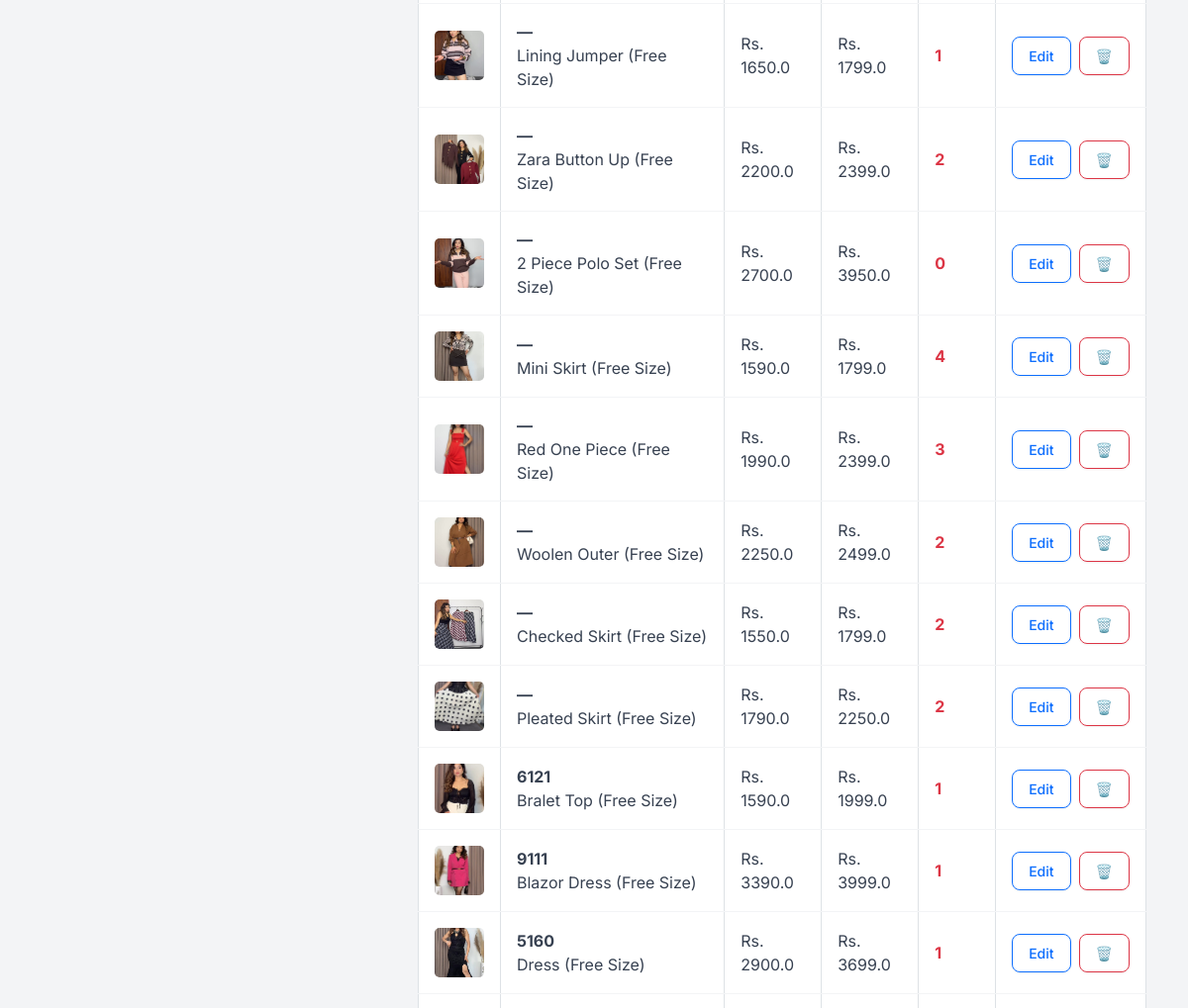
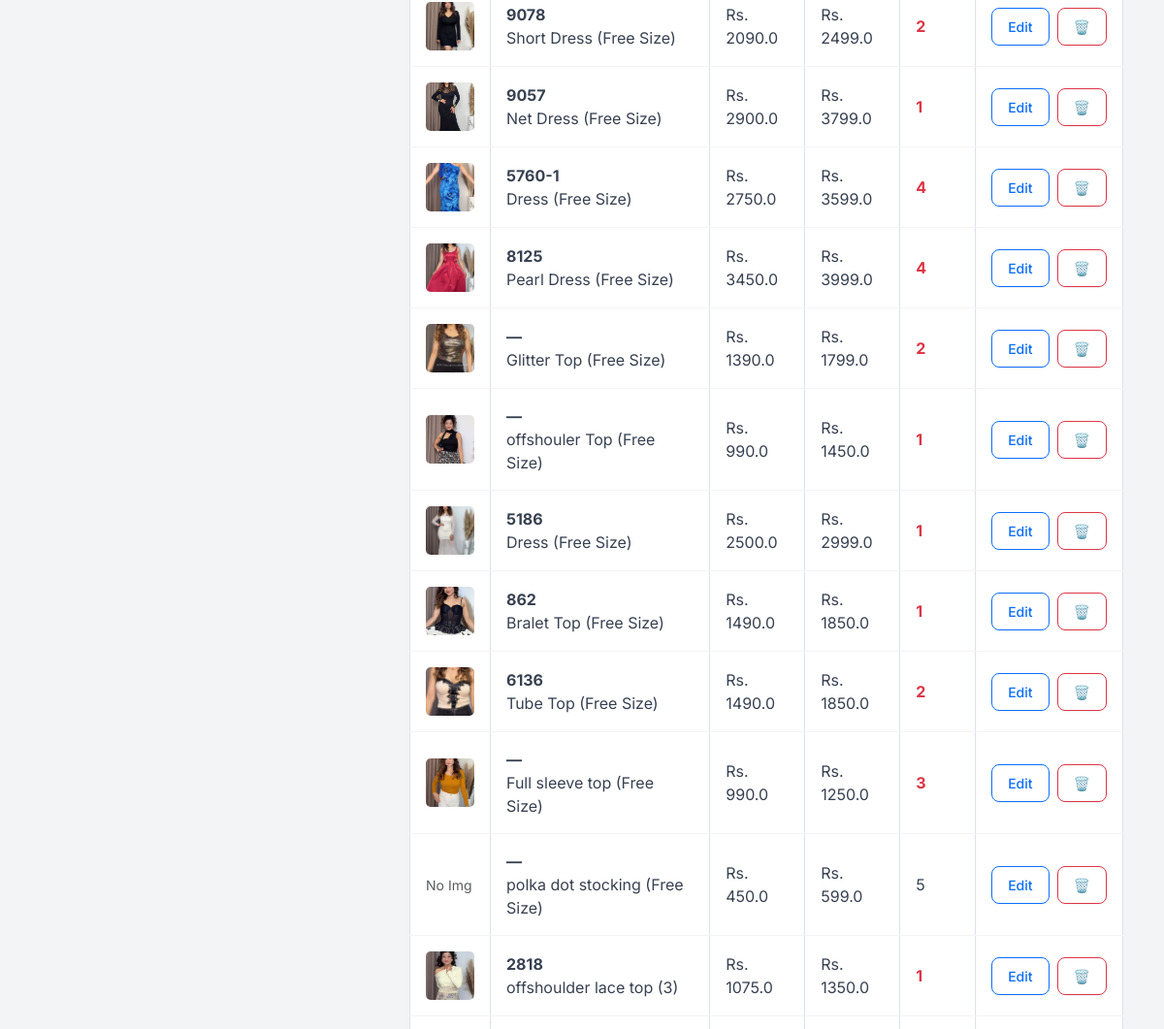
The page /inventory (middle part) on the database as committed earlier (2 pictures, top to bottom).
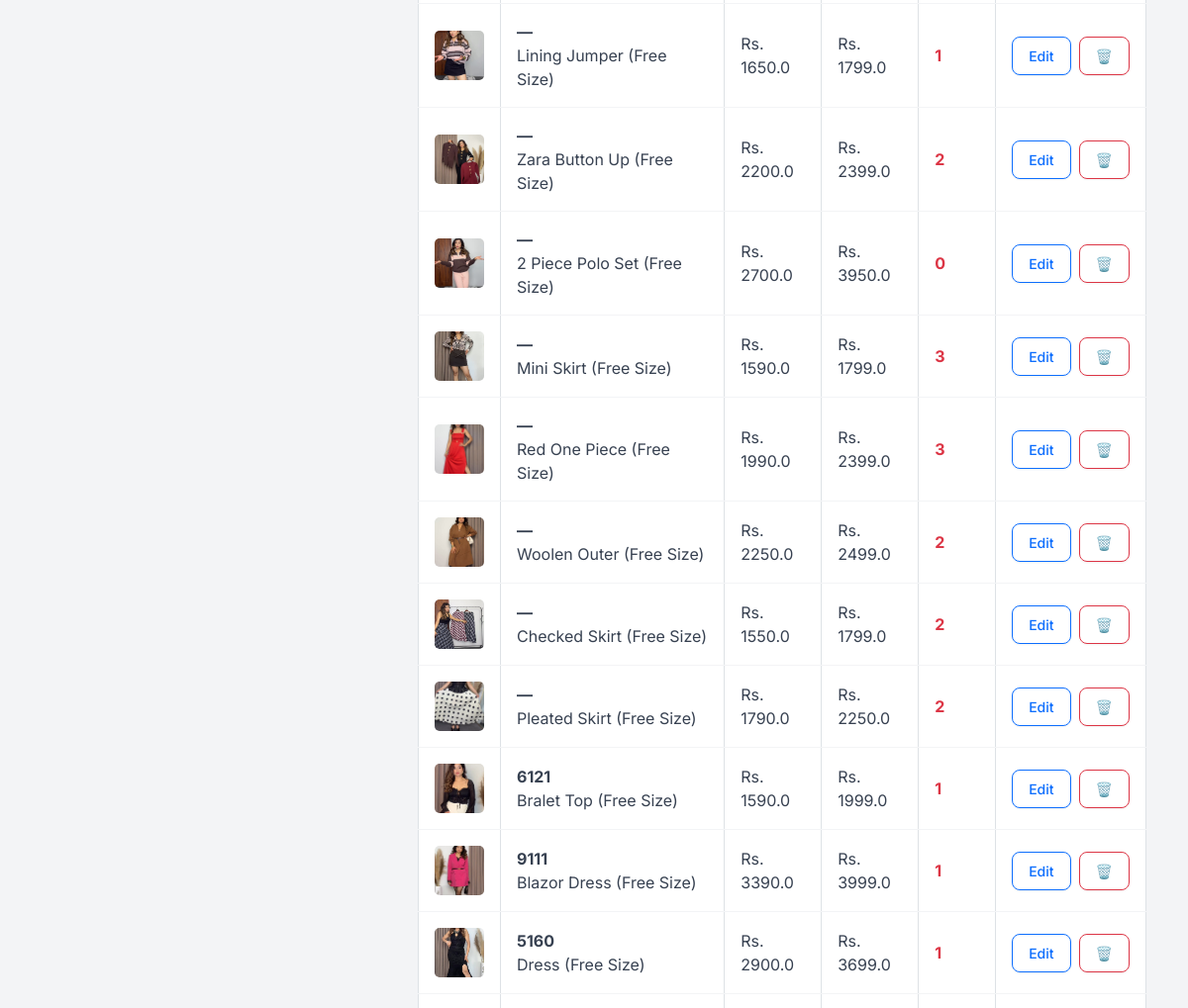
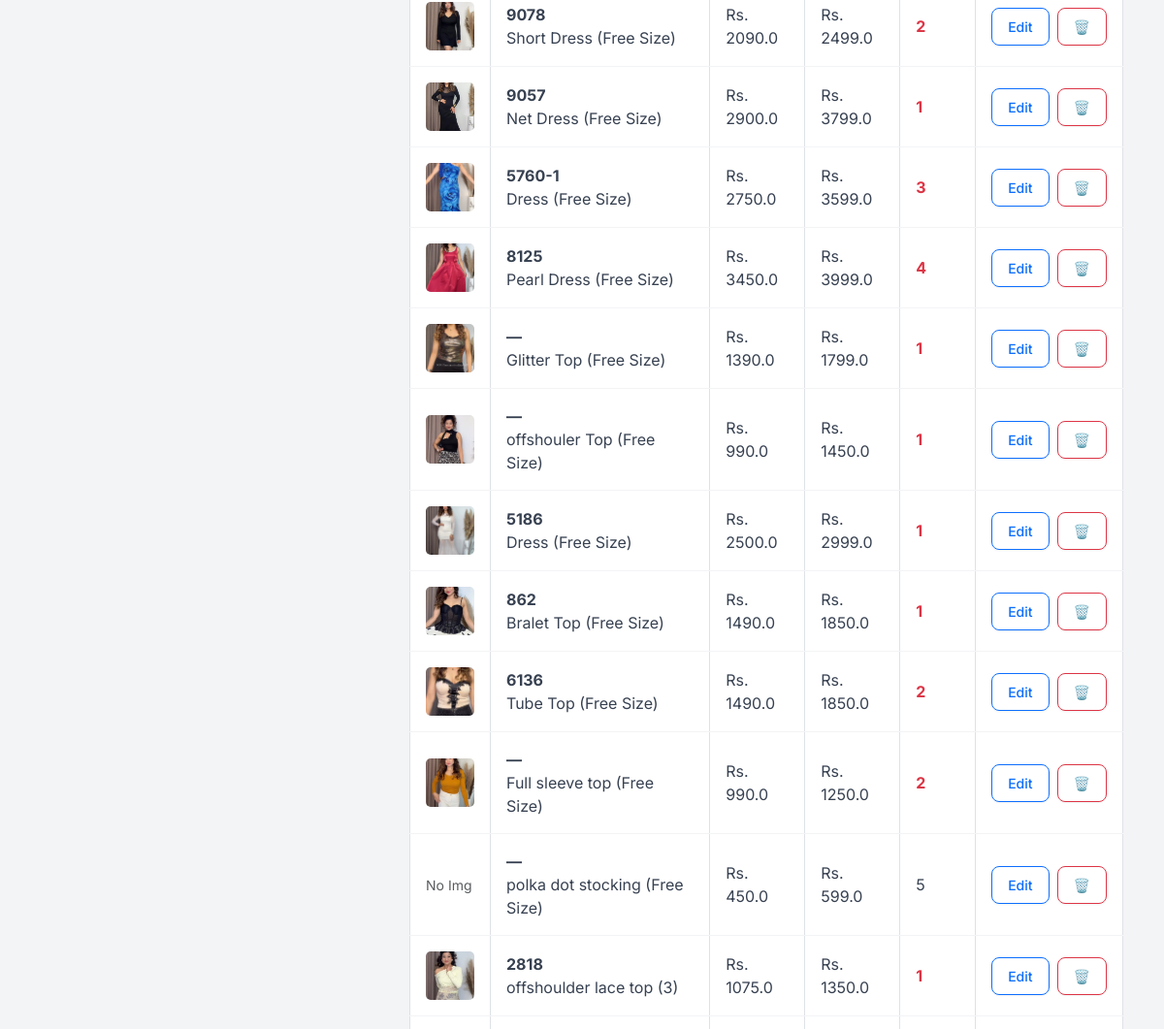
The same page on the database as committed later (2 pictures, top to bottom).
### app.py (models this page shows)
class Product(db.Model):
    id = db.Column(db.Integer, primary_key=True)
    sku = db.Column(db.String(50), unique=True, nullable=True)
    name = db.Column(db.String(100), nullable=False)
    size = db.Column(db.String(10), nullable=False)
    cost_price = db.Column(db.Float, default=0.0)
    price = db.Column(db.Float, nullable=False)
    stock = db.Column(db.Integer, default=0)
    image = db.Column(db.String(100), nullable=True)

### app.py (the view, shortened to what this page needs)
@app.route('/inventory', methods=['GET', 'POST'])
def inventory():
    products = Product.query.all()
    return render_template('inventory.html', products=products)

### templates/inventory.html (shortened to what this page needs)
{% extends "layout.html" %}
{% block content %}
<div class="row">
    <div class="col-md-4">
    </div>
    <div class="col-md-8">
        <table class="table table-bordered bg-white align-middle">
            <tbody>
                {% for p in products %}
                <tr>
                    <td>
                        {% if p.image %}
                        <img src="{{ url_for('static', filename='uploads/' + p.image) }}" width="50" height="50" style="object-fit: cover; border-radius: 5px;">
                        {% else %}
                        <span class="text-muted small">No Img</span>
                        {% endif %}
                    </td>
                    <td>
                        <strong>{{ p.sku if p.sku else '—' }}</strong><br>
                        {{ p.name }} ({{ p.size }})
                    </td>
                    <td>Rs. {{ p.cost_price }}</td>
                    <td>Rs. {{ p.price }}</td>
                    <td class="{{ 'text-danger fw-bold' if p.stock < 5 else '' }}">{{ p.stock }}</td>
                    <td>
                        <div class="d-flex gap-2">
                            <a href="/edit_product/{{ p.id }}" class="btn btn-sm btn-outline-primary">Edit</a>
                            <a href="/delete_product/{{ p.id }}"
                               class="btn btn-sm btn-outline-danger"
                               onclick="return confirm('Are you sure? This cannot be undone.')">
                                🗑️
                            </a>
                        </div>
                    </td>
                </tr>
                {% endfor %}
            </tbody>
        </table>
    </div>
</div>
{% endblock %}

Rows that differ between the two databases and show on the page:
changed Product "Mini Skirt": stock "4" → "3"
changed Product (number 14 of 23 on the later page): stock "4" → "3"
changed Product "Glitter Top": stock "2" → "1"
changed Product "Full sleeve top": stock "3" → "2"
